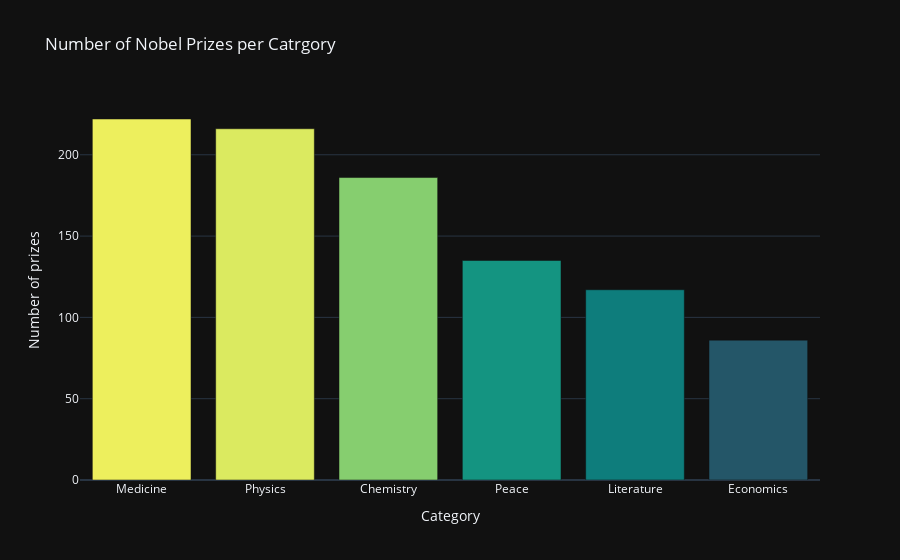

The cell this chart's notebook holds for it:
### Markdown cell above
# Number of Prizes per Category

**Challenge**: 
* In how many categories are prizes awarded? 
* Create a plotly bar chart with the number of prizes awarded by category. 
* Use the color scale called `Aggrnyl` to colour the chart, but don't show a color axis.
* Which category has the most number of prizes awarded? 
* Which category has the fewest number of prizes awarded?

### Code cell
categories = df_data.category.value_counts()
fig = px.bar(
    x=categories.index,
    y=categories.values,
    color=categories.values,
    color_continuous_scale='Aggrnyl',
    title='Number of Nobel Prizes per Catrgory'
)

fig.update_layout(
    xaxis_title='Category',
    yaxis_title='Number of prizes',
    coloraxis_showscale=False
)

fig.show()

### Figure 1 — Plotly figure (JSON) as saved in the notebook; plotly's stock layout.template omitted (floating-point values rounded to 4 significant figures)
{"data": [{"alignmentgroup": "True", "hovertemplate": "x=%{x}<br>y=%{y}<br>color=%{marker.color}<extra></extra>", "legendgroup": "", "marker": {"color": [222, 216, 186, 135, 117, 86], "coloraxis": "coloraxis", "pattern": {"shape": ""}}, "name": "", "offsetgroup": "", "orientation": "v", "showlegend": false, "textposition": "auto", "x": ["Medicine", "Physics", "Chemistry", "Peace", "Literature", "Economics"], "xaxis": "x", "y": [222, 216, 186, 135, 117, 86], "yaxis": "y", "type": "bar"}], "layout": {"xaxis": {"anchor": "y", "domain": [0.0, 1.0], "title": {"text": "Category"}}, "yaxis": {"anchor": "x", "domain": [0.0, 1.0], "title": {"text": "Number of prizes"}}, "coloraxis": {"colorbar": {"title": {"text": "color"}}, "colorscale": [[0.0, "rgb(36, 86, 104)"], [0.1667, "rgb(15, 114, 121)"], [0.3333, "rgb(13, 143, 129)"], [0.5, "rgb(57, 171, 126)"], [0.6667, "rgb(110, 197, 116)"], [0.8333, "rgb(169, 220, 103)"], [1.0, "rgb(237, 239, 93)"]], "showscale": false}, "legend": {"tracegroupgap": 0}, "title": {"text": "Number of Nobel Prizes per Catrgory"}, "barmode": "relative"}}
